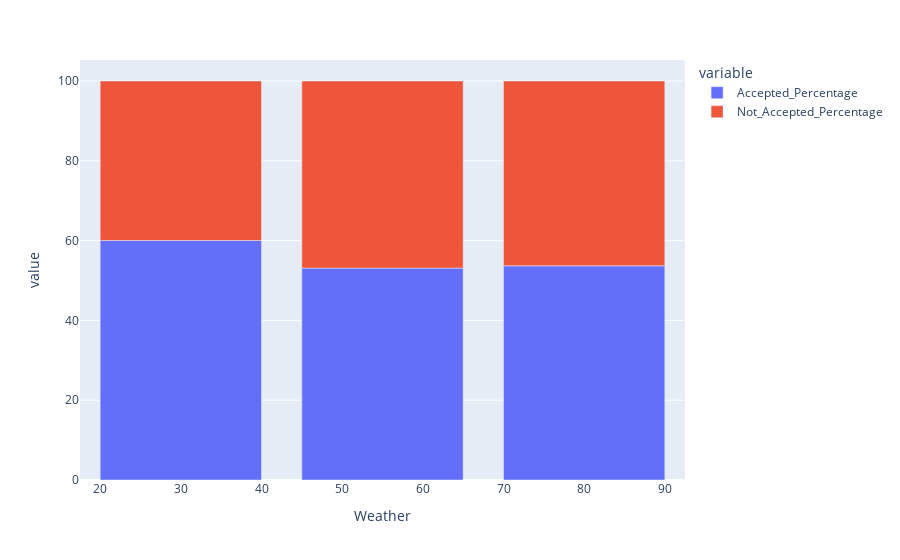

Notebook cell for this chart:
### Markdown cell above
6. Use a histogram to visualize the temperature column.

### Code cell
weather_data = pd.DataFrame(data['temperature'].unique())
weather_data['Accepted'] = list(data[data.Y==1].groupby('temperature').Y.count())
weather_data['Not_Accepted'] = list(data[data.Y==0].groupby('temperature').Y.count())
weather_data['Accepted_Percentage'] = (weather_data['Accepted'] / (weather_data['Accepted'] + weather_data['Not_Accepted'])) *100
weather_data['Not_Accepted_Percentage'] = (weather_data['Not_Accepted'] / (weather_data['Accepted'] + weather_data['Not_Accepted'])) *100
weather_data.rename(columns={0:"Weather"},inplace=True)
#weather_data
px.bar(weather_data,x="Weather",y=["Accepted_Percentage","Not_Accepted_Percentage"])

### Figure 1 — Plotly figure (JSON) as saved in the notebook; plotly's stock layout.template omitted (floating-point values rounded to 4 significant figures)
{"data": [{"alignmentgroup": "True", "hovertemplate": "variable=Accepted_Percentage<br>Weather=%{x}<br>value=%{y}<extra></extra>", "legendgroup": "Accepted_Percentage", "marker": {"color": "#636efa", "pattern": {"shape": ""}}, "name": "Accepted_Percentage", "offsetgroup": "Accepted_Percentage", "orientation": "v", "showlegend": true, "textposition": "auto", "type": "bar", "x": [55, 80, 30], "xaxis": "x", "y": [53.11, 53.67, 60.03], "yaxis": "y"}, {"alignmentgroup": "True", "hovertemplate": "variable=Not_Accepted_Percentage<br>Weather=%{x}<br>value=%{y}<extra></extra>", "legendgroup": "Not_Accepted_Percentage", "marker": {"color": "#EF553B", "pattern": {"shape": ""}}, "name": "Not_Accepted_Percentage", "offsetgroup": "Not_Accepted_Percentage", "orientation": "v", "showlegend": true, "textposition": "auto", "type": "bar", "x": [55, 80, 30], "xaxis": "x", "y": [46.89, 46.33, 39.97], "yaxis": "y"}], "layout": {"barmode": "relative", "legend": {"title": {"text": "variable"}, "tracegroupgap": 0}, "margin": {"t": 60}, "xaxis": {"anchor": "y", "domain": [0, 1], "title": {"text": "Weather"}}, "yaxis": {"anchor": "x", "domain": [0, 1], "title": {"text": "value"}}}}
